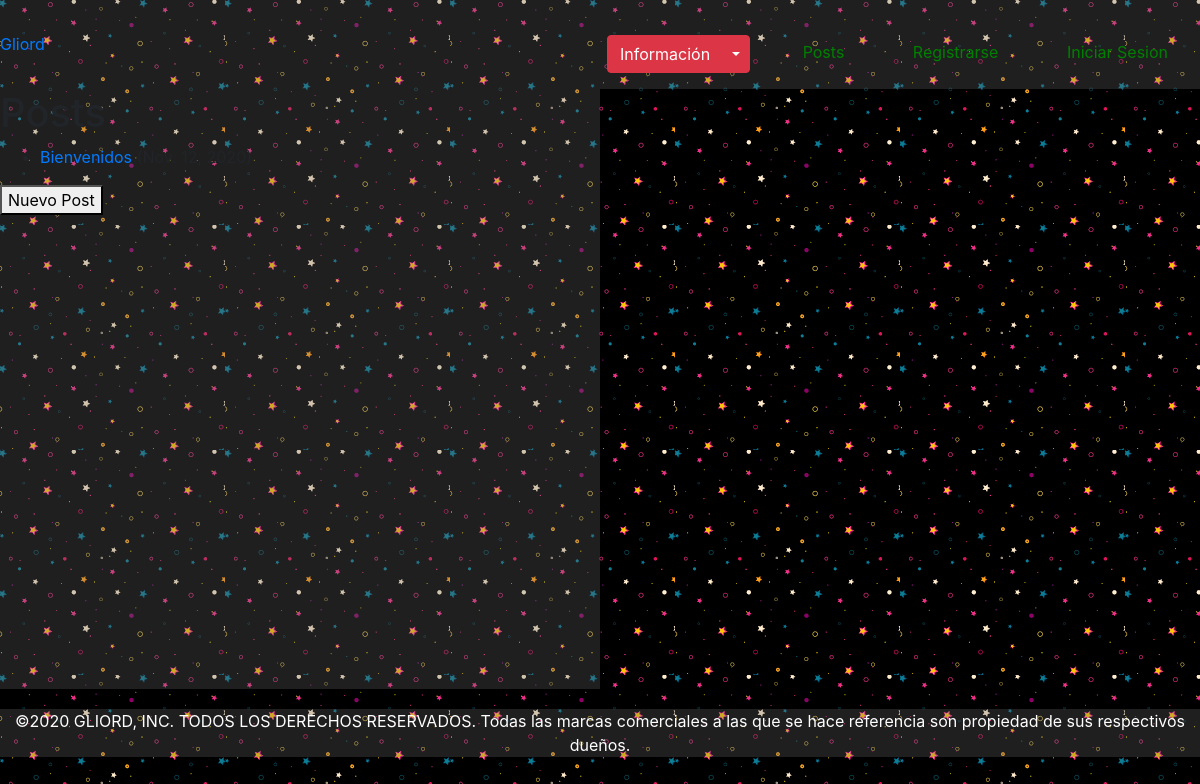
The page /Juego/posts/ on the database as committed earlier.
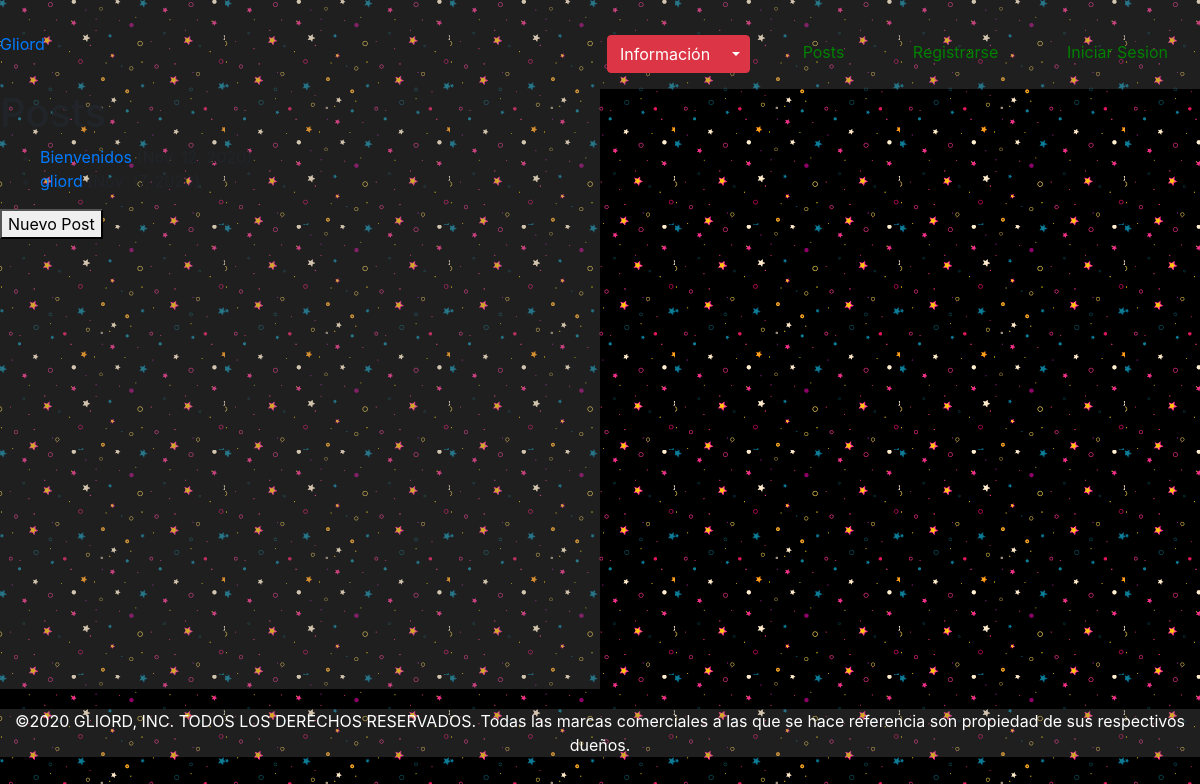
The same page on the database as committed later.
### Juego/models.py (models this page shows, shortened)
class Post(models.Model):
	id = models.UUIDField(primary_key=True, default=uuid.uuid4)
	title = models.CharField(max_length=100)
	content = models.TextField(max_length=1000)
	date = models.DateField(auto_now=True)
	image = models.ImageField(null=True, blank=True )
	class Meta:
		ordering = ['title']
	def get_absolute_url(self):
		return reverse('post-detail', args=[str(self.id)])

### Juego/views.py (the view)
# urls.py: path('posts/',views.PostListView.as_view(),name='posts'),
class PostListView(generic.ListView):
	model = Post
	paginate_by= 10

### Juego/templates/Juego/Post_list.html
{% extends "base_generic.html" %}
{% block content %}
	<div class="container_post">
		<h1>Posts </h1>
		{% if post_list %}
		<ul>
			{% for Post in post_list %}
			<li>
				<a href="{{ Post.get_absolute_url }}">{{Post.title}}</a> ({{Post.date}})
			</li>
			{% endfor %}
		</ul>
		{% else %}
			<p> No existen Post Aun. </p>
		{% endif %}
		<button href= "{% url 'post_create' %}" >Nuevo Post</button>
	</div>
{% endblock %}

### Juego/templates/base_generic.html (shortened to what this page needs)
<!DOCTYPE html >
<html lang="es">
	<head>
		{% load static %}
		<link rel="stylesheet" href="https://maxcdn.bootstrapcdn.com/bootstrap/4.0.0/css/bootstrap.min.css">
	  	{% load static %}
		<link rel="stylesheet" href="{%static 'css/Style.css' %}">
	</head>
	<body>
		{% block sidebar %}
		<header class="Header">
			<div class="logo-nav-container">
				<a href="{% url 'index' %}" class="Logo">Gliord</a>
					<nav class="Navigation">
					<ul>
						<li>
							<div class="btn-group">
							  <button type="button" class="btn btn-danger" >Información</button>
							  <button type="button" class="btn btn-danger dropdown-toggle dropdown-toggle-split" data-toggle="dropdown" aria-haspopup="true" aria-expanded="false">
							  </button>
							</div>
						</li>
						<li><a href="{% url 'posts' %}">Posts</li>
						<li><a href="{% url 'Registrar' %}">Registrarse</a></li>
						<li><a href="{% url 'Login' %}">Iniciar Sesion</a></li>
					</ul>
				</nav>
			</div>
		</header>
		{% endblock %}
		<main>
			{% block content %}{% endblock %}
		</main>
		{% block footer %}
		<footer>
			<div class="footer">
				<p>
				©2020 GLIORD, INC. TODOS LOS DERECHOS RESERVADOS.
				Todas las marcas comerciales a las que se hace referencia son propiedad de sus respectivos dueños.
				</p>
			</div>
		</footer>
		{% endblock %}
	</body>
</html>

### Juego/static/css/Style.css (style rules this page uses)
body { background: gray url("img/Background.png") repeat; }
.logo-nav-container { background-color: rgba(105, 105, 105, 0.3) ; display: flex; justify-content: space-between; align-items: center; flex-wrap: wrap; }
.Navigation ul { margin: 0; padding: 0; list-style: none; }
.Navigation ul li { display: inline-block; margin: 1rem; }
.Navigation ul li a { color: green; display: block; padding: 0.5rem 1rem; transition: all 1s ease-out; border-radius: 5px; }
footer { color: white; margin-top: 20px; text-align: center; background-color: rgba(105, 105, 105, 0.3); }
.container_post { width: 600px; height: 600px; background-color: rgba(105, 105, 105, 0.3); }

Rows that differ between the two databases and show on the page:
added Post: title "gliord", date "Nov. 17, 2020"
